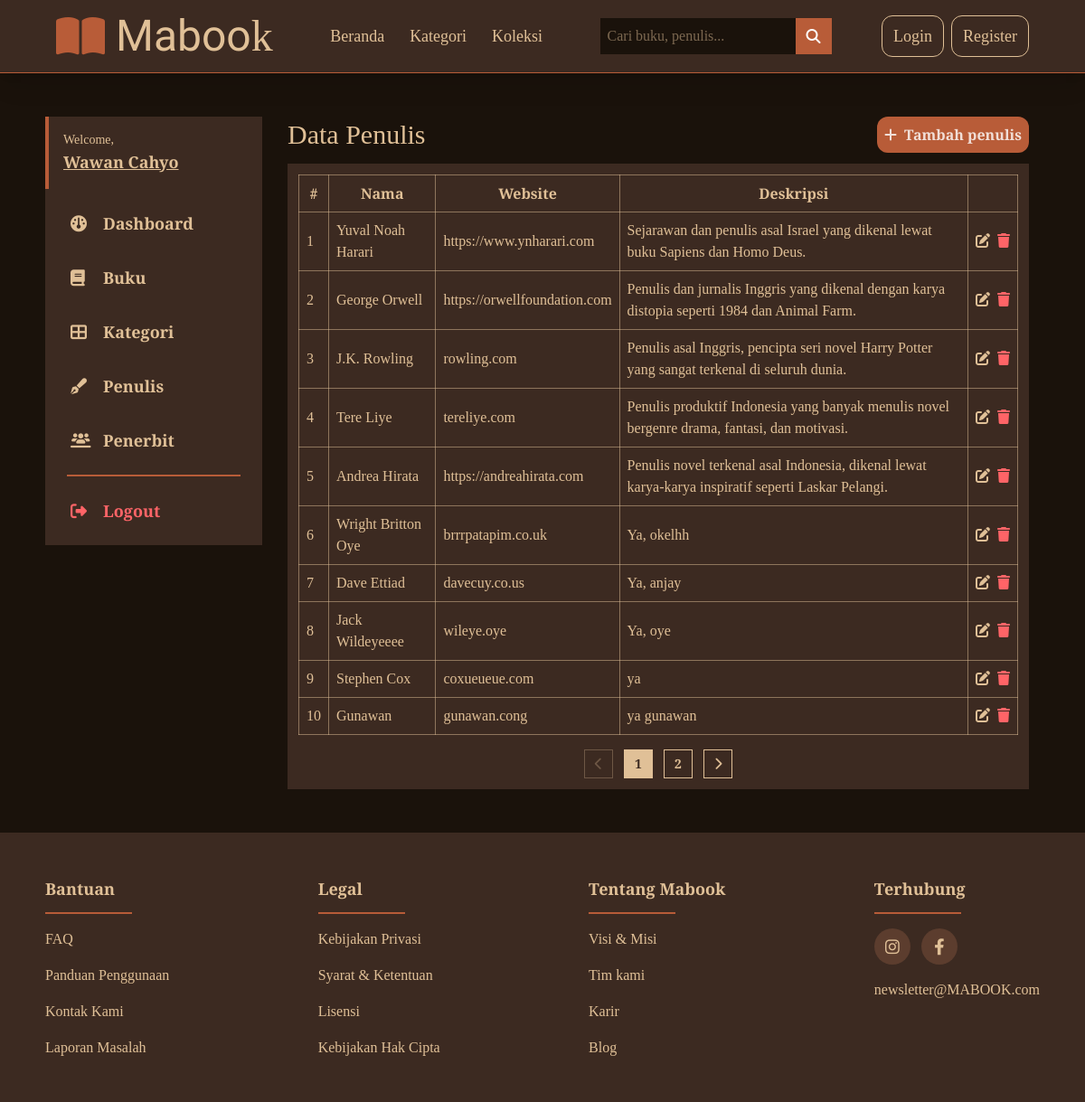
/admin/authors.php, run on the app's committed database.
### tables this page shows
CREATE TABLE `authors` (
  `id` bigint UNSIGNED NOT NULL,
  `name` varchar(255) NOT NULL,
  `website` varchar(255) NOT NULL,
  `description` mediumtext NOT NULL,
  `created_at` datetime NOT NULL
);

### config/config.php (called while the page is built, shortened)
<?php
$protocol = isset($_SERVER['HTTPS']) && $_SERVER['HTTPS'] === 'on' ? "https://" : "http://";
$base_url = $protocol . $_SERVER['HTTP_HOST'] . '/mabook';

### functions/helper.php (called while the page is built)
<?php
function url($path = '') {
    global $base_url;
    $clean_path = ltrim($path, '/');
    return rtrim($base_url, '/') . '/' . $clean_path;
}

### functions/authors.php (called while the page is built, shortened)
<?php
require_once __DIR__ . '/../config/db.php';
function listAuthors(array $filters = [], array $pagination = []): array
{
    global $conn;
    $whereQuery = "";
    $params = [];
    $types = [];
    $limit = $pagination['limit'] ?? 10;
    $page = $pagination['page'] ?? 1;
    $limit = max(1, (int)$limit);
    $page = max(1, (int)$page);
    $offset = ($page - 1) * $limit;
    $sql = "SELECT * FROM authors $whereQuery ORDER BY created_at DESC LIMIT ? OFFSET ?";
    $stmt = $conn->prepare($sql);
    $allParams = array_merge($params, [$limit, $offset]);
    $allTypes = implode("", $types) . 'ii';
    if (!empty($allTypes)) {
        $stmt->bind_param($allTypes, ...$allParams);
    }
    $stmt->execute();
    return $stmt->get_result()->fetch_all(MYSQLI_ASSOC);
}
function countAuthors(array $filters = []): int
{
    global $conn;
    $whereQuery = "";
    $stmt = $conn->prepare("SELECT COUNT(*) AS total FROM authors $whereQuery");
    $stmt->execute();
    $data = $stmt->get_result()->fetch_assoc();
    return (int)($data['total'] ?? 0);
}

### admin/authors.php (the view, shortened to what this page needs)
<?php require_once(__DIR__ . '/../config/config.php') ?>
<?php require_once(__DIR__ . '/../functions/helper.php') ?>
<?php require_once(__DIR__ . '/../functions/authors.php') ?>
<?php
$filters = [];
$page = $_GET['page'] ?? 1;
$limit = $_GET['limit'] ?? 10;
$authors = listAuthors($filters, ['page' => $page, 'limit' => $limit]);
$countAuthors = countAuthors($filters);
$totalPage = ceil($countAuthors / $limit);
?>
<!DOCTYPE html>
<html lang="en">
<head>
    <link rel="stylesheet" href="https://cdnjs.cloudflare.com/ajax/libs/font-awesome/6.4.0/css/all.min.css">
    <link rel="stylesheet" href="/mabook/src/output.css">
</head>
<body class="bg-[url('https://www.transparenttextures.com/patterns/black-paper.png')] bg-[#1A120B]">
    <?php require_once(__DIR__ . '/../include/header.php') ?>
    <div class="w-11/12 max-w-[1200px] mx-auto mt-12 flex items-start gap-4 relative">
        <?php require_once(__DIR__ . '/../include/admin-sidebar.php') ?>
        <div class="w-full px-3">
            <div>
                <div class="font-crimson text-mabook-light flex justify-between items-center">
                    <div class="text-3xl">Data Penulis</div>
                    <a href="author-create.php" class="bg-mabook-midtone text-white/80 p-2 rounded-xl duration-200 hover:-translate-y-0.5 active:translate-y-1">
                        <div class="flex gap-2 items-center font-semibold">
                            <i class="fas fa-plus"></i>
                            Tambah penulis
                        </div>
                    </a>
                </div>
                <div class="bg-mabook-primary w-full p-3 mt-3">
                    <table class="border-collapse border border-mabook-light/40 table-auto w-full font-crimson text-mabook-light">
                        <thead>
                            <tr>
                                <th class="p-2 border border-mabook-light/50">#</th>
                                <th class="p-2 border border-mabook-light/50">Nama</th>
                                <th class="p-2 border border-mabook-light/50">Website</th>
                                <th class="p-2 border border-mabook-light/50">Deskripsi</th>
                                <th class="p-2 border border-mabook-light/50"></th>
                            </tr>
                        </thead>
                        <tbody>
                            <?php foreach ($authors as $index => $author): ?>
                                <tr>
                                    <td class="p-2 border border-mabook-light/50"><?= (($page - 1) * $limit) + $index + 1 ?></td>
                                    <td class="p-2 border border-mabook-light/50"><?= $author['name'] ?></td>
                                    <td class="p-2 border border-mabook-light/50"><?= $author['website'] ?></td>
                                    <td class="p-2 border border-mabook-light/50"><?= $author['description'] ?></td>
                                    <td class="p-2 border border-mabook-light/50">
                                        <div class="flex gap-2">
                                            <a href="author-update.php?id=<?= $author['id'] ?>"><i class="fas fa-edit"></i></a>
                                            <form action="#" method="POST" onsubmit="return confirm('Anda yakin?')">
                                                <button type="submit" class="cursor-pointer" onclick=""><i class="fas fa-trash text-red-400"></i></button>
                                            </form>
                                        </div>
                                    </td>
                                </tr>
                            <?php endforeach; ?>
                        </tbody>
                    </table>
                    <div class="flex gap-3 justify-center mt-4">
                        <button onclick="window.location='authors.php?page=<?= $page - 1 ?>'" <?= $page <= 1 ? 'disabled' : '' ?> class="mabook-pagination-item disabled:!border-mabook-light/30  disabled:!text-mabook-light/30 cursor-pointer"><i class="fas fa-chevron-left"></i></button>
                        <?php for ($i = 0; $i < $totalPage; $i++): ?>
                            <a href="authors.php?page=<?= $i + 1 ?>" class="mabook-pagination-item <?= $page == $i + 1 ? '!bg-mabook-light !text-mabook-primary' : '' ?>"><?= $i + 1 ?></a>
                        <?php endfor; ?>
                        <button onclick="window.location='authors.php?page=<?= $page + 1 ?>'" <?= $page >= $totalPage ? 'disabled' : '' ?> class="mabook-pagination-item disabled:!border-mabook-light/30  disabled:!text-mabook-light/30 cursor-pointer"><i class="fas fa-chevron-right"></i></button>
                    </div>
                </div>
            </div>
        </div>
    </div>
    <?php require_once(__DIR__ . '/../include/footer.php') ?>
</body>
</html>

### include/header.php (shortened to what this page needs)
<?php
$isLoggedIn = isset($_SESSION['logged_user']);
$loggedUser = $isLoggedIn ? $_SESSION['logged_user'] : null;
$search = $_GET['search'] ?? '';
?>
<header class="bg-mabook-primary border-b border-mabook-midtone py-1 shadow-xl">
    <div class="w-11/12 max-w-[1200px] mx-auto">
        <div class="flex items-center justify-between gap-2 p-3">
            <div class="flex items-center gap-3">
                <div class="text-mabook-midtone text-5xl">
                    <i class="fas fa-book-open"></i>
                </div>
                <a href="<?= url('index.php') ?>" class="block font-unifraktur text-mabook-light text-5xl">Maboo<span class="font-crimson">k</span></a>
            </div>
            <div class="flex text-mabook-light text-lg justify-center items-center font-crimson gap-3">
                <a href="<?= url('index.php') ?>" class="hover:text-mabook-midtone p-2 group relative text-center">
                    Beranda
                </a>
                <a href="<?= url('user/kategori.php') ?>" class="hover:text-mabook-midtone p-2 group relative text-center">
                    Kategori
                </a>
                <a href="<?= url('collection.php') ?>" class="hover:text-mabook-midtone p-2 group relative text-center">
                    Koleksi
                </a>
            </div>
            <div>
                <form action="<?= url('collection.php') ?>" method="GET">
                    <div class="flex items-center">
                        <input value="<?= htmlspecialchars($search) ?>" name="search" type="text" class="bg-[#1a120b] p-2 text-mabook-light font-crimson" placeholder="Cari buku, penulis...">
                        <button type="submit" class="text-white bg-mabook-midtone p-2 w-10 duration-200 cursor-pointer hover:bg-mabook-midtone/75">
                            <i class="fas fa-search aspect-square"></i>
                        </button>
                    </div>
                </form>
            </div>
            <div class="flex gap-2 items-center justify-center">
                <?php if ($isLoggedIn) : ?>
                    <?php if ($loggedUser['role'] == 'ADMIN') : ?>
                        <a href="<?= url('admin/dashboard.php') ?>" class="font-crimson text-mabook-light border border-mabook-light px-3 py-2 text-lg rounded-xl">Dashboard</a>
                    <?php else: ?>
                        <div class="text-mabook-light text-sm italic">Hello, <?= htmlspecialchars($loggedUser['name'] ?? 'User') ?></div>
                    <?php endif; ?>
                    <a href="<?= url('logout.php') ?>" class="font-crimson text-mabook-light border border-mabook-light px-3 py-2 text-lg rounded-xl">Logout</a>
                <?php else: ?>
                    <a href="<?= url('login.php') ?>" class="font-crimson text-mabook-light border border-mabook-light px-3 py-2 text-lg rounded-xl">Login</a>
                    <a href="<?= url('register.php') ?>" class="font-crimson text-mabook-light border border-mabook-light px-3 py-2 text-lg rounded-xl">Register</a>
                <?php endif; ?>
            </div>
        </div>
    </div>
</header>

### include/admin-sidebar.php (shortened to what this page needs)
<div class="min-w-[240px] bg-mabook-primary flex flex-col font-crimson text-mabook-light sticky top-8 pb-4">
    <div class="p-4 border-l-4 border-mabook-midtone">
        <div class="text-sm">Welcome,</div>
        <div class="font-bold underline text-lg">Wawan Cahyo</div>
    </div>
    <div class="flex flex-col w-full items-start justify-start px-3 mt-4 gap-4">
        <a href="dashboard.php" class="relative py-2 px-4 w-full group">
            <div class="flex gap-3 items-center text-lg">
                <i class="fas w-6 fa-gauge"></i>
                <div class="font-bold ">Dashboard</div>
            </div>
        </a>
        <a href="books.php" class="relative py-2 px-4 w-full group">
            <div class="flex gap-3 items-center text-lg">
                <i class="fas w-6 fa-book"></i>
                <div class="font-bold ">Buku</div>
            </div>
        </a>
        <a href="categories.php" class="relative py-2 px-4 w-full group">
            <div class="flex gap-3 items-center text-lg">
                <i class="fas w-6 fa-th-large"></i>
                <div class="font-bold">Kategori</div>
            </div>
        </a>
        <a href="authors.php" class="relative py-2 px-4 w-full group">
            <div class="flex gap-3 items-center text-lg">
                <i class="fas w-6 fa-pen-fancy"></i>
                <div class="font-bold ">Penulis</div>
            </div>
        </a>
        <a href="publishers.php" class="relative py-2 px-4 w-full group">
            <div class="flex gap-3 items-center text-lg">
                <i class="fas w-6 fa-users-line"></i>
                <div class="font-bold">Penerbit</div>
            </div>
        </a>
    </div>
    <div class="h-[2px] w-48 bg-mabook-midtone mt-4 mx-auto"></div>
    <div class="flex flex-col w-full items-start justify-start px-3 mt-4 gap-4">
        <a href="../logout.php" class="relative py-2 px-4 w-full group text-red-400">
            <div class="flex gap-3 items-center text-lg">
                <i class="fas w-6 fa-right-from-bracket"></i>
                <div class="font-bold">Logout</div>
            </div>
        </a>
    </div>
</div>

### include/footer.php
<footer class="w-full bg-mabook-primary text-mabook-light font-crimson">
    <div class="w-11/12 max-w-[1200px] mx-auto mt-12 flex justify-between items-start py-12">
        <div class="flex flex-col gap-4 items-start justify-start">
            <div class="flex flex-col gap-3">
                <div class="font-semibold text-lg">Bantuan</div>
                <div class="h-[2px] bg-mabook-midtone w-24"></div>
            </div>
            <a href="#">FAQ</a>
            <a href="#">Panduan Penggunaan</a>
            <a href="#">Kontak Kami</a>
            <a href="#">Laporan Masalah</a>
        </div>
        <div class="flex flex-col gap-4 items-start justify-start">
            <div class="flex flex-col gap-3">
                <div class="font-semibold text-lg">Legal</div>
                <div class="h-[2px] bg-mabook-midtone w-24"></div>
            </div>
            <a href="#">Kebijakan Privasi</a>
            <a href="#">Syarat & Ketentuan</a>
            <a href="#">Lisensi</a>
            <a href="#">Kebijakan Hak Cipta</a>
        </div>
        <div class="flex flex-col gap-4 items-start justify-start">
            <div class="flex flex-col gap-3">
                <div class="font-semibold text-lg">Tentang Mabook</div>
                <div class="h-[2px] bg-mabook-midtone w-24"></div>
            </div>
            <a href="#">Visi & Misi</a>
            <a href="#">Tim kami</a>
            <a href="#">Karir</a>
            <a href="#">Blog</a>
        </div>
        <div class="flex flex-col gap-4 items-start justify-start">
            <div class="flex flex-col gap-3">
                <div class="font-semibold text-lg">Terhubung</div>
                <div class="h-[2px] bg-mabook-midtone w-24"></div>
            </div>
            <div class="flex gap-3">
                <a href="#" class="size-10 hover:bg-[#5c3d2e]/80 flex items-center justify-center bg-[#5c3d2e] rounded-full">
                    <i class="fab fa-instagram text-lg"></i>
                </a>
                <a href="#" class="size-10 hover:bg-[#5c3d2e]/80 flex items-center justify-center bg-[#5c3d2e] rounded-full">
                    <i class="fab fa-facebook-f text-lg"></i>
                </a>
            </div>
            <p>newsletter@MABOOK.com</p>
        </div>
    </div>
</footer>

### data on the page
authors: index "1", name "Yuval Noah Harari", website "https://www.ynharari.com", description "Sejarawan dan penulis asal Israel yang dikenal lewat buku Sapiens dan Homo Deus."
authors: index "2", name "George Orwell", website "https://orwellfoundation.com", description "Penulis dan jurnalis Inggris yang dikenal dengan karya distopia seperti 1984 dan Animal Farm."
authors: index "3", name "J.K. Rowling", website "rowling.com", description "Penulis asal Inggris, pencipta seri novel Harry Potter yang sangat terkenal di seluruh dunia."
authors: index "4", name "Tere Liye", website "tereliye.com", description "Penulis produktif Indonesia yang banyak menulis novel bergenre drama, fantasi, dan motivasi."
authors: index "5", name "Andrea Hirata", website "https://andreahirata.com", description "Penulis novel terkenal asal Indonesia, dikenal lewat karya-karya inspiratif seperti Laskar Pelangi."
authors: index "6", name "Wright Britton Oye", website "brrrpatapim.co.uk", description "Ya, okelhh"
authors: index "7", name "Dave Ettiad", website "davecuy.co.us", description "Ya, anjay"
authors: index "8", name "Jack Wildeyeeee", website "wileye.oye", description "Ya, oye"
authors: index "9", name "Stephen Cox", website "coxueueue.com", description "ya"
authors: index "10", name "Gunawan", website "gunawan.cong", description "ya gunawan"
